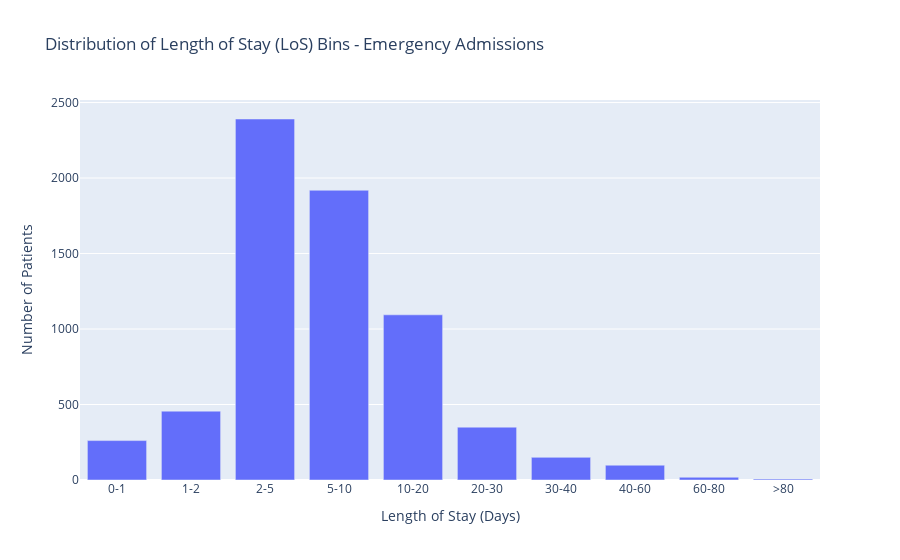

The notebook cell saved with this chart:
### Code cell
import plotly.express as px

# Define bins and labels
bins = [0, 1, 2, 5, 10, 20, 30, 40, 60, 80, float('inf')]
labels = ['0-1', '1-2', '2-5', '5-10', '10-20', '20-30', '30-40', '40-60', '60-80', '>80']

# Apply binning
df_emerg_unique['Los_Bin'] = pd.cut(df_emerg_unique['Los'], bins=bins, labels=labels, right=False)

# Count patients per bin
bin_counts = df_emerg_unique['Los_Bin'].value_counts().sort_index()


fig1 = px.bar(
    x=bin_counts.index,
    y=bin_counts.values,
    labels={'x': 'Length of Stay (Days)', 'y': 'Number of Patients'},
    title='Distribution of Length of Stay (LoS) Bins - Emergency Admissions'
)

fig1.show()

### Figure 1 — Plotly figure (JSON) as saved in the notebook; plotly's stock layout.template omitted (floating-point values rounded to 4 significant figures)
{"data": [{"hovertemplate": "Length of Stay (Days)=%{x}<br>Number of Patients=%{y}<extra></extra>", "legendgroup": "", "marker": {"color": "#636efa", "pattern": {"shape": ""}}, "name": "", "orientation": "v", "showlegend": false, "textposition": "auto", "type": "bar", "x": ["0-1", "1-2", "2-5", "5-10", "10-20", "20-30", "30-40", "40-60", "60-80", ">80"], "xaxis": "x", "y": [261, 456, 2391, 1919, 1094, 350, 150, 98, 18, 6], "yaxis": "y"}], "layout": {"barmode": "relative", "legend": {"tracegroupgap": 0}, "title": {"text": "Distribution of Length of Stay (LoS) Bins - Emergency Admissions"}, "xaxis": {"anchor": "y", "domain": [0, 1], "title": {"text": "Length of Stay (Days)"}}, "yaxis": {"anchor": "x", "domain": [0, 1], "title": {"text": "Number of Patients"}}}}
